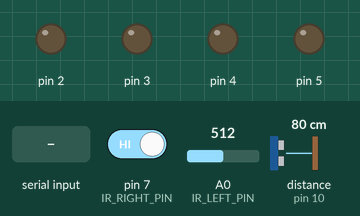
Recording of a sketch running on a simulated Arduino Uno, built with avr-gcc and run on an emulated ATmega328P. Parts: output pins drawn as LEDs (lit = HIGH). Wiring (inferred from the names in the program): ultrasonic range finder: trigger pin 10; echo pin 10. The inputs (shaded band) are chosen by the test bench; at power-on: pin 7 (IR_RIGHT_PIN) HIGH, A0 (IR_LEFT_PIN) = 512, distance to the obstacle (sensor on pin 10) 80 cm. The echo pulse lasts 58.3 µs per cm; what the sketch prints to the serial monitor is not drawn.

Above: at 1.2 s.
1.3 s: "M 90 45\n" received over Serial
At 2.4 s:
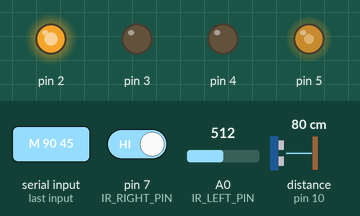
2.9 s: "S\n" received over Serial
At 4.2 s:
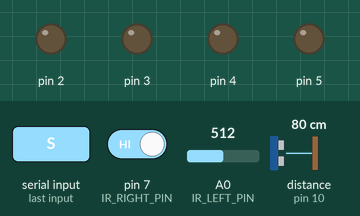
Timing chart, 0 to 5.9 s (numbered marks = the images above; inputs shaded):
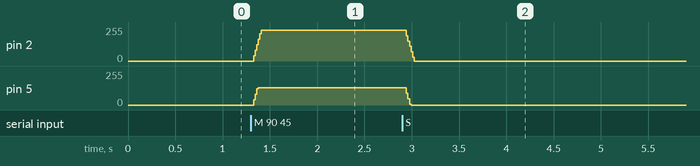

The sketch:

arduino.ino
```cpp
#include <Arduino.h>
#include <SoftPWM.h>

#include "car_control.h"
#include "ultrasonic.h"

#define BAUDRATE 115200

#define IR_LEFT_PIN A0
#define IR_RIGHT_PIN 7

#define SENSOR_PERIOD_MS 50   // 20 Hz

// hysteresis thresholds for analog IR
#define IR_LEFT_ON  280
#define IR_LEFT_OFF 330

void setup() {
  Serial.begin(BAUDRATE);

  SoftPWMBegin();
  carBegin();

  pinMode(IR_LEFT_PIN, INPUT);
  pinMode(IR_RIGHT_PIN, INPUT);

  Serial.println("READY");
}

void loop() {
  handleSerial();
  publishSensors();
  delay(SENSOR_PERIOD_MS);
}

void handleSerial() {
  if (!Serial.available()) return;

  String cmd = Serial.readStringUntil('\n');
  cmd.trim();

  if (cmd.startsWith("M")) {
    int left, right;
    if (sscanf(cmd.c_str(), "M %d %d", &left, &right) == 2) {
      left = constrain(left, -100, 100);
      right = constrain(right, -100, 100);
      carSetMotors(left, right);

      Serial.print("OK M ");
      Serial.print(left);
      Serial.print(" ");
      Serial.println(right);
    }
  }
  else if (cmd == "S") {
    carStop();
    Serial.println("OK S");
  }
}

int readIRLeft() {
  static int state = 0;
  int v = analogRead(IR_LEFT_PIN);

  if (!state && v < IR_LEFT_ON) state = 1;
  else if (state && v > IR_LEFT_OFF) state = 0;

  return state;
}

int readIRRight() {
  // digital IR: LOW = obstacle
  return digitalRead(IR_RIGHT_PIN) == LOW ? 1 : 0;
}

void publishSensors() {
  float dist_cm = ultrasonicRead();
  if (dist_cm < 0) dist_cm = 999;

  int ir_left  = readIRLeft();
  int ir_right = readIRRight();

  Serial.print("D ");
  Serial.print((int)dist_cm);
  Serial.print(" ");
  Serial.print(ir_left);
  Serial.print(" ");
  Serial.println(ir_right);
}
```

car_control.cpp
```cpp
#include "car_control.h"

#include <Arduino.h>
#if defined(ARDUINO_AVR_UNO)
#include <SoftPWM.h>
#endif

#define MOTOR_POWER_MIN 28  // 28/255

/**
* @brief Initialize the motor, and (block) the initialization compass
*/
void carBegin() {
  #if defined(ARDUINO_AVR_UNO)
  for (uint8_t i = 0; i < 4; i++) {
    SoftPWMSet(MOTOR_PINS[i], 0);
    SoftPWMSetFadeTime(MOTOR_PINS[i], 100, 100);
  }
  #endif
}

/**
 * @name simple move functions
 */
void carForward(int8_t power)       { carSetMotors( power,  power); }
void carBackward(int8_t power)      { carSetMotors(-power, -power); }
void carTurnLeft(int8_t power)      { carSetMotors(-power,  power); }
void carTurnRight(int8_t power)     { carSetMotors( power, -power); }
void carStop()                      { carSetMotors(     0,      0); }

/**
 * @brief Set speed for 2 motors
 *
 * @param power0  0 ~ 100
 * @param power1  0 ~ 100
 */
void carSetMotors(int8_t power0, int8_t power1) {
  bool dir[2];
  int8_t power[2] = {power0, power1};
  int8_t newPower[2];

  for (uint8_t i = 0; i < 2; i++) {
    dir[i] = power[i] > 0;

    if (MOTOR_DIRECTIONS[i]) dir[i] = !dir[i];

    if (power[i] == 0) {
      newPower[i] = 0;
    } else {
      newPower[i] = map(abs(power[i]), 0, 100, MOTOR_POWER_MIN, 255);
    }
    #if defined(ARDUINO_AVR_UNO)
    SoftPWMSet(MOTOR_PINS[i*2], dir[i] * newPower[i]);
    SoftPWMSet(MOTOR_PINS[i*2+1], !dir[i] * newPower[i]);
    #elif defined(ARDUINO_MINIMA)
    analogWrite(MOTOR_PINS[i*2], dir[i] * newPower[i]);
    analogWrite(MOTOR_PINS[i*2+1], !dir[i] * newPower[i]);
    #endif
  }
}
```

car_control.h
```cpp
#ifndef __CAR_CONTROL_H__
#define __CAR_CONTROL_H__

#include <Arduino.h>

/*
 *  [0]--|||--[1]
 *   |         |
 *   |         |
 *  [0]       [1]
 *   |         |
 *   |         |
 *  [0]-------[1]
 */

/** Set the pins for the motors */
#define MOTOR_PINS       (uint8_t[4]){2, 3, 4, 5}
/** Set the positive and negative directions for the motors */
#define MOTOR_DIRECTIONS (uint8_t[2]){0, 1}

void carBegin();
void carSetMotors(int8_t power0, int8_t power1);
void carForward(int8_t power);
void carBackward(int8_t power);
void carTurnLeft(int8_t power);
void carTurnRight(int8_t power);
void carStop();

#endif // __CAR_CONTROL_H__
```

ultrasonic.cpp
```cpp
#include "ultrasonic.h"
#include <Arduino.h>

float ultrasonicRead() {
  delay(4); // A delay is required between consecutive readings, otherwise the reading may be 0

  pinMode(ULTRASONIC_TRIG_PIN, OUTPUT);
  digitalWrite(ULTRASONIC_TRIG_PIN, LOW);
  delayMicroseconds(2);
  digitalWrite(ULTRASONIC_TRIG_PIN, HIGH);
  delayMicroseconds(10);
  digitalWrite(ULTRASONIC_TRIG_PIN, LOW);
  pinMode(ULTRASONIC_ECHO_PIN, INPUT);

  // noInterrupts(); // Pause all interruptions to avoid affecting data
                  // However，turning off interrupts affects the functionality of softpwm, such as motors

  // float duration = pulseIn(ULTRASONIC_ECHO_PIN, HIGH);
  // it will return 0 while timeout
  float duration = pulseIn(ULTRASONIC_ECHO_PIN, HIGH, ULTRASONIC_READ_TIMEOUT);

  // interrupts(); // resume interruptions

  float distance = duration  * 0.017; // S = vt = 340m/s * (t/2)us= (340 * 100 cm/s) * 0.5 * (t / 10^6)s = 0.017 * t


  if (distance > MAX_DISTANCE || distance == 0) {
    return -1;
  }
  return distance;
}

bool ultrasonicIsObstacle() {
  return ultrasonicRead() < ULTRASONIC_AVOIDANCE_THRESHOLD;
}

bool ultrasonicIsClear() {
  float distance = ultrasonicRead();
  if (distance > ULTRASONIC_AVOIDANCE_THRESHOLD || distance < 0) {
    return true;
  } else {
    return false;
  }
}
```

ultrasonic.h
```cpp
#ifndef __ULTRASONIC_H__
#define __ULTRASONIC_H__

/** Set pins of ultrasonic
 * |To save IO ports, echo and tring could share an identical pin
*/
#define ULTRASONIC_TRIG_PIN 10
#define ULTRASONIC_ECHO_PIN 10

/** Configure ultrasonic obstacle avoidance distance, unit cm */
#define ULTRASONIC_AVOIDANCE_THRESHOLD 20


#define MAX_DISTANCE 300 // unit: cm

#define ULTRASONIC_READ_TIMEOUT 18000 // us , 2*300/34000*1000000 ~= 17647 us

/** Return the distance read by the ultrasonic module, unit cm */
float ultrasonicRead();

/** Determine whether there is an obstacle ahead according to the set ULTRASONIC_AVOIDANCE_THRESHOLD */
bool ultrasonicIsObstacle();

/** Determine whether there is clear ahead according to the set ULTRASONIC_AVOIDANCE_THRESHOLD */
bool ultrasonicIsClear();

#endif // __ULTRASONIC_H__
```

Measured:
- after the input at 1.3 s, pin 2: 0/255 → 232/255 at once; pin 5: 0/255 → 130/255 at once
- after the input at 2.9 s, pin 2: 232/255 → 0/255 at once; pin 5: 130/255 → 0/255 at once
